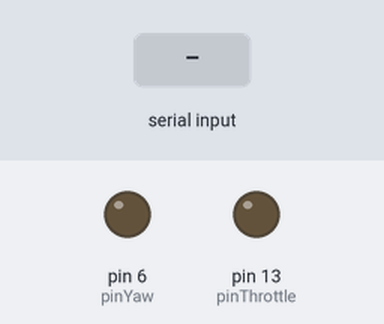
Bench run of a sketch on a simulated Arduino Uno, built with avr-gcc and run on an emulated ATmega328P. Shown: output pins drawn as LEDs (lit = HIGH). The test bench sets the inputs (shaded band). What the sketch prints to the serial monitor is not drawn.

Above: at 1.2 s.
1.3 s: byte 30 received over Serial
At 1.7 s:
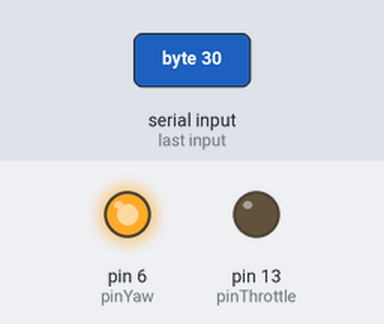
3.3 s: byte 90 received over Serial
At 5.0 s:
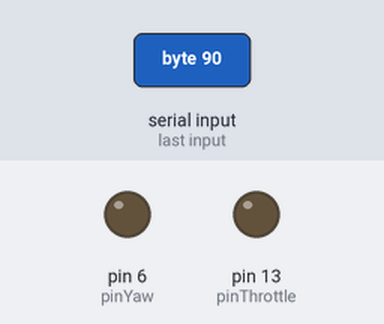
5.3 s: byte 120 received over Serial
At 5.7 s:
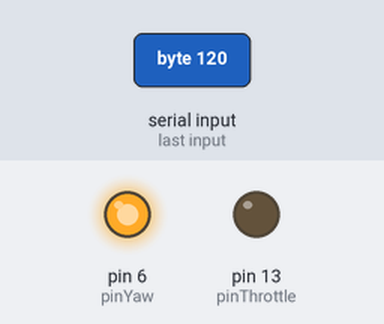
Timing chart, 0 to 8.3 s (numbered marks = the images above; inputs shaded):
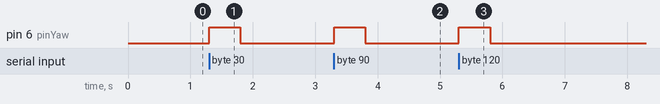

The sketch:

comSerialDroneSim.ino
```cpp
int pinThrottle = 13;
int pinYaw = 6;

void setup() {
  Serial.begin(9600);
  pinMode(pinThrottle, OUTPUT);
  pinMode(pinYaw, OUTPUT);
}

void loop() {
  // put your main code here, to run repeatedly:
  if (Serial.available())
  {
    byte data;
    data = Serial.read();
//    if (data == 'Y')
//    {
      digitalWrite(pinYaw, HIGH);
      delay(500);
      digitalWrite(pinYaw, LOW);
//    }
//    else
//    {
//      analogWrite(pinThrottle, data);
//      delay(500);
//    }
    Serial.write(data);
  }
}
```

Measured:
- after the input at 1.3 s, pin 6 (pinYaw): LOW → HIGH at once, → LOW 0.50 s later
- after the input at 3.3 s, pin 6 (pinYaw): LOW → HIGH at once, → LOW 0.50 s later
- after the input at 5.3 s, pin 6 (pinYaw): LOW → HIGH at once, → LOW 0.50 s later
